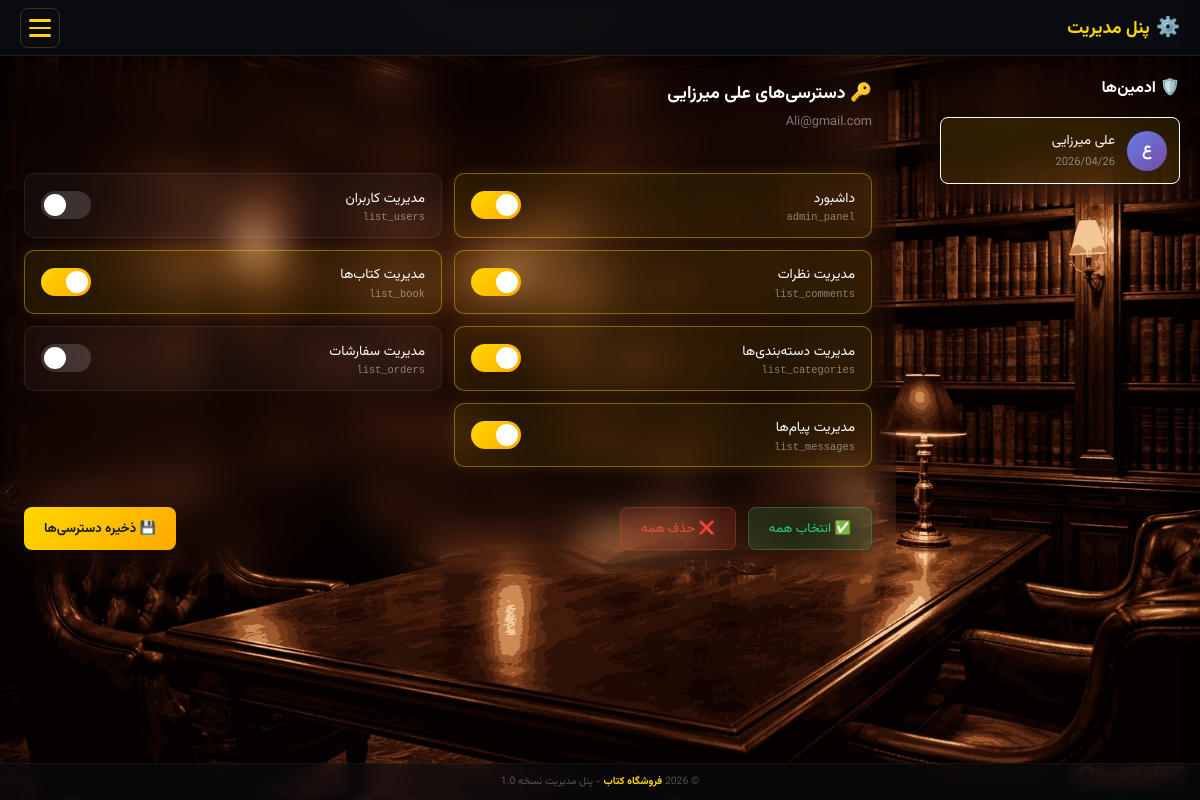
The page /admin/manage_permissions.php (signed in) on the database its author committed.
### tables this page shows
CREATE TABLE `users` (
  `user_id` int(11) NOT NULL,
  `first_name` varchar(50) NOT NULL,
  `last_name` varchar(50) NOT NULL,
  `username` varchar(50) NOT NULL,
  `address` varchar(255) DEFAULT NULL,
  `email` varchar(100) NOT NULL,
  `password` varchar(255) NOT NULL,
  `user_type` enum('owner','admin','user') DEFAULT 'user',
  `created_at` timestamp NOT NULL DEFAULT current_timestamp()
);

### database/config.php (called while the page is built, shortened)
<?php
function getAllDefinedPages() {
    return [
        'admin_panel'      => 'داشبورد',
        'list_users'       => 'مدیریت کاربران',
        'list_comments'    => 'مدیریت نظرات',
        'list_book'        => 'مدیریت کتاب‌ها',
        'list_categories'  => 'مدیریت دسته‌بندی‌ها',
        'list_orders'      => 'مدیریت سفارشات',
        'list_messages'    => 'مدیریت پیام‌ها',
    ];
}
?>

### admin/manage_permissions.php (the view, shortened to what this page needs)
<?php
include '../database/config.php';
$admins_query = "SELECT user_id, first_name, last_name, email, created_at FROM users WHERE user_type = 'admin' ORDER BY created_at DESC";
$admins_result = $conn->query($admins_query);
$admins = [];
while ($row = $admins_result->fetch_assoc()) {
    $admins[] = $row;
}
$selected_admin_id = isset($_GET['admin_id']) ? intval($_GET['admin_id']) : ($admins[0]['user_id'] ?? 0);
$selected_admin = null;
$permissions = [];
if ($selected_admin_id > 0) {
    $perm_query = "SELECT page_name, can_access FROM admin_permissions WHERE admin_id = ?";
    $perm_stmt = $conn->prepare($perm_query);
    $perm_stmt->bind_param('i', $selected_admin_id);
    $perm_stmt->execute();
    $perm_result = $perm_stmt->get_result();
    while ($row = $perm_result->fetch_assoc()) {
        $permissions[$row['page_name']] = $row['can_access'];
    }
    $admin_query = "SELECT * FROM users WHERE user_id = ? AND user_type = 'admin'";
    $admin_stmt = $conn->prepare($admin_query);
    $admin_stmt->bind_param('i', $selected_admin_id);
    $admin_stmt->execute();
    $selected_admin = $admin_stmt->get_result()->fetch_assoc();
}
$all_pages = getAllDefinedPages();
?>
<link rel="stylesheet" href="../static/css/manage_permissions.css">
<div class="main-container">
    <div class="permissions-layout">
        <div class="admins-list-panel">
            <h3>🛡️ ادمین‌ها</h3>
            <div class="admins-list">
                <?php foreach ($admins as $admin): ?>
                <a href="?admin_id=<?= $admin['user_id'] ?>"
                   class="admin-item <?= $selected_admin_id == $admin['user_id'] ? 'active' : '' ?>">
                    <div class="admin-avatar">
                        <?= mb_substr($admin['first_name'], 0, 1) ?>
                    </div>
                    <div class="admin-info">
                        <span class="admin-name"><?= htmlspecialchars($admin['first_name'] . ' ' . $admin['last_name']) ?></span>
                        <span class="admin-date"><?= date('Y/m/d', strtotime($admin['created_at'])) ?></span>
                    </div>
                </a>
                <?php endforeach; ?>
            </div>
        </div>
        <div class="permissions-panel">
            <?php if ($selected_admin): ?>
            <div class="panel-header">
                <h3>
                    🔑 دسترسی‌های
                    <span><?= htmlspecialchars($selected_admin['first_name'] . ' ' . $selected_admin['last_name']) ?></span>
                </h3>
                <span class="admin-email"><?= htmlspecialchars($selected_admin['email']) ?></span>
            </div>
            <form method="POST">
                <div class="permissions-grid">
                    <?php foreach ($all_pages as $page_key => $page_label): ?>
                    <label class="permission-item <?= isset($permissions[$page_key]) && $permissions[$page_key] ? 'active' : '' ?>">
                        <div class="permission-info">
                            <span class="permission-label"><?= $page_label ?></span>
                            <span class="permission-key"><?= $page_key ?></span>
                        </div>
                        <label class="toggle-switch">
                            <span class="toggle-slider"></span>
                        </label>
                    </label>
                    <?php endforeach; ?>
                </div>
                <div class="panel-actions">
                    <button type="button" class="btn-select-all" onclick="selectAll()">✅ انتخاب همه</button>
                    <button type="button" class="btn-deselect-all" onclick="deselectAll()">❌ حذف همه</button>
                    <button type="submit" name="save_permissions" class="btn-save">💾 ذخیره دسترسی‌ها</button>
                </div>
            </form>
            <?php endif; ?>
        </div>
    </div>
</div>
<?php
include '../includes/header-admin.php';
?>

### static/css/header-admin.css (style rules this page uses)
* { margin: 0; padding: 0; box-sizing: border-box; }
:root { --primary: #ffd700; --primary-dark: #e6be00; --bg-header: rgba(10, 12, 18, 0.94); --bg-drawer: rgba(15, 18, 25, 0.98); --bg-hover: rgba(255, 215, 0, 0.08); --bg-active: rgba(255, 215, 0, 0.12); --text-primary: #ffffff; --text-secondary: rgba(255, 255, 255, 0.75); --text-muted: rgba(255, 255, 255, 0.45); --border-light: rgba(255, 215, 0, 0.1); --danger: #ef4444; --success: #22c55e; }
body { font-family: "Vazirmatn", system-ui, sans-serif; background-image: url("/new-web/static/images/background.jpg"); background-attachment: fixed; background-size: cover; background-position: center; font-size: 14px; min-height: 100vh; display: flex; flex-direction: column; color: white; }

### rows shown on the page
users: first_name "ع", first_name+last_name "علی میرزایی", created_at "2026/04/26", email "Ali@gmail.com"

### other values the page prints
$page_label "داشبورد"
$page_key "admin_panel"
$page_label "مدیریت کاربران"
$page_key "list_users"
$page_label "مدیریت نظرات"
$page_key "list_comments"
$page_label "مدیریت کتاب‌ها"
$page_key "list_book"
$page_label "مدیریت دسته‌بندی‌ها"
$page_key "list_categories"
$page_label "مدیریت سفارشات"
$page_key "list_orders"
$page_label "مدیریت پیام‌ها"
$page_key "list_messages"
